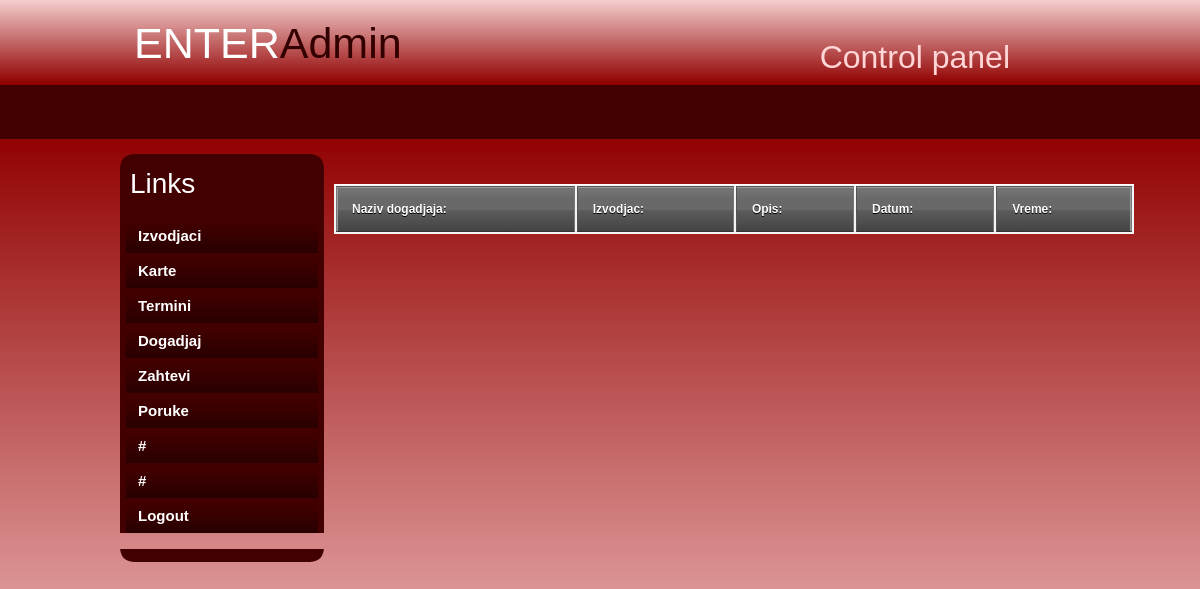
The page /enter_site/index.php/admin/pokaziPotvrdjene on the database as committed earlier.
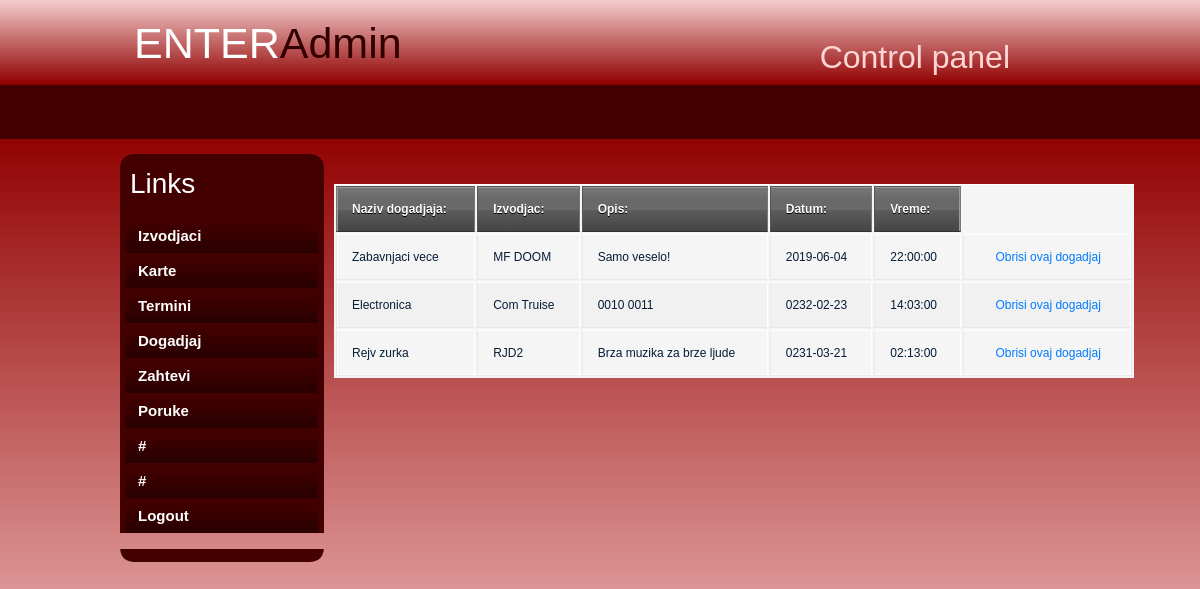
The same page on the database as committed later.
### tables this page shows
CREATE TABLE IF NOT EXISTS `dogadjaj` (
  `dogadjajID` int(14) NOT NULL AUTO_INCREMENT,
  `naziv` varchar(40) NOT NULL,
  `opis` varchar(500) DEFAULT 'Dobar provod vas ceka!',
  `terminID` int(14) NOT NULL,
  `username` varchar(20) NOT NULL,
  `potvrdjen` int(2) NOT NULL,
  PRIMARY KEY (`dogadjajID`),
  UNIQUE KEY `terminID` (`terminID`),
  KEY `username` (`username`) USING BTREE
);

CREATE TABLE IF NOT EXISTS `termin` (
  `terminID` int(14) NOT NULL AUTO_INCREMENT,
  `datum` date NOT NULL,
  `vreme` time NOT NULL,
  `rezervisan` int(2) NOT NULL,
  PRIMARY KEY (`terminID`)
);

### enter_site/application/controllers/Admin.php (called while the page is built, shortened)
<?php
class Admin extends CI_Controller{
    public function __construct() {
        $this->load->model("ModelIzvodjac");
        $this->load->model("ModelKarta");
        $this->load->model("ModelTermin");
        $this->load->model("ModelDogadjaj");
        $this->load->model("ModelAdminPoruke");
        $this->load->model("ModelPoruke");
        $this->load->library("session");
    }
    public function pokaziPotvrdjene(){
        $potvrdjeni = $this->ModelDogadjaj->dohvatiPotvrdjene();
        $naredba = "potvrdjeni";
        foreach($potvrdjeni as $element){
            $element->datum = $this->ModelTermin->dohvatiTDatum($element->terminID);
            $element->vreme = $this->ModelTermin->dohvatiTVreme($element->terminID);
        }
        $this->load->view("admin/slickred/index.php",  array('potvrdjeni'=>$potvrdjeni,'naredba'=>"potvrdjeni"));
    }
}

### enter_site/index.php (called while the page is built, shortened)
<?php
require_once BASEPATH.'core/CodeIgniter.php';

### enter_site/application/models/ModelDogadjaj.php (called while the page is built, shortened)
<?php
class ModelDogadjaj extends CI_Model{
    public function dohvatiPotvrdjene(){
        $this->db->where("potvrdjen", 1);
        $query = $this->db->get('dogadjaj');
        $result = $query->result();
        return $result;
    }
}

### enter_site/application/views/admin/slickred/index.php (the view, shortened to what this page needs)
<!DOCTYPE html PUBLIC "-//W3C//DTD XHTML 1.0 Transitional//EN" "http://www.w3.org/TR/xhtml1/DTD/xhtml1-transitional.dtd">
<link rel="stylesheet" href="https://stackpath.bootstrapcdn.com/bootstrap/4.3.1/css/bootstrap.min.css">
<link rel="stylesheet" href="<?php echo base_url();?>assets/css/style.css">
<html xmlns="http://www.w3.org/1999/xhtml">
<head>
</head>
<body >
<div id="container">
		<div id="header">
        	<h1>ENTER<span class="off">Admin</span></h1>
            <h2>Control panel</h2>
        </div>
        <div id="menu">
        	<ul>
            	<li class="menuitem"><a href="#"></a></li>
                <li class="menuitem"><a href="#"></a></li>
                <li class="menuitem"><a href="#"></a></li>
                <li class="menuitem"><a href="#"></a></li>
                <li class="menuitem"><a href="#"></a></li>
              <li class="menuitem"><a href="#"></a></li>
            </ul>
        </div>
        <div id="leftmenu">
        <div id="leftmenu_top"></div>
				<div id="leftmenu_main">
                <h3>Links</h3>
                <ul>
                    <li><a href="<?php echo site_url("Admin/pokaziIzvodjace"); ?>">Izvodjaci</a></li>
                    <li><a href="<?php echo site_url("Admin/pokaziKarte"); ?>">Karte</a></li>
                    <li><a href="<?php echo site_url("Admin/pokaziTermine"); ?>">Termini</a></li>
                    <li><a href="<?php echo site_url("Admin/pokaziPotvrdjene"); ?>">Dogadjaj</a></li>
                    <li><a href="<?php echo site_url("Admin/pokaziZahteve"); ?>">Zahtevi</a></li>
                    <li><a href="<?php echo site_url("Admin/pokaziAdminPoruke"); ?>">Poruke</a></li>
                    <li><a href="#">#</a></li>
                    <li><a href="#">#</a></li>
                    <li><a href="<?php echo site_url("Admin/logout"); ?>">Logout</a></li>
                </ul>
</div>
              <div id="leftmenu_bottom"></div>
        </div>
		<div id="content">
        <div id="content_main">
        	<?php
                    if ($naredba == "izvodjaci"){
                        echo "<table> <tr><th>Izvodjaci:</th></tr>";
                        foreach ($izvodjaci as $izvodjac) {
                            echo "<tr><td>".$izvodjac->username."</td><td>".$izvodjac->ime."</td><td> ".$izvodjac->prezime."</td><td>".$izvodjac->email."</td> "
                                    . "<td> &nbsp;&nbsp;&nbsp;&nbsp; <a href=\" ". site_url("Admin/obrisiIzvodjaca/".$izvodjac->username). "\">Obrisi ovog izvodjaca</a> </td> </tr>";
                        }
                        echo "</table><br><br>";
                        echo "<a href=\" ". site_url("Admin/dodajIzv"). "\">Dodaj novog izvodjaca</a>";
                    }
                    elseif($naredba == "pocetna"){
                        echo "Hola Mr. Admin!";
                    }
                    elseif($naredba == "potvrdjeni"){
                        echo "<table> <tr><th>Naziv dogadjaja:</th><th>Izvodjac:</th><th>Opis:</th><th>Datum:</th><th>Vreme:</th></tr>";
                        foreach ($potvrdjeni as $potvrdjen) {
                            echo "<tr><td>".$potvrdjen->naziv."</td><td>".$potvrdjen->username."</td><td> ".$potvrdjen->opis."</td><td> ". $potvrdjen->datum ."</td> <td> ". $potvrdjen->vreme ."</td> "
                                    . "<td> &nbsp;&nbsp;&nbsp;&nbsp; <a href=\" ". site_url("Admin/obrisiDogadjaj/".$potvrdjen->dogadjajID). "\">Obrisi ovaj dogadjaj</a> </td> </tr>";
                        }
                        echo "</table><br><br>";
                    }
                ?>
        </div>
      </div>
   </div>
</body>
</html>

Rows that differ between the two databases and show on the page:
added dogadjaj: naziv "Zabavnjaci vece", username "MF DOOM", opis "Samo veselo!", terminID.datum "2019-06-04", terminID.vreme "22:00:00"
added dogadjaj: naziv "Electronica", username "Com Truise", opis "0010 0011", terminID.datum "0232-02-23", terminID.vreme "14:03:00"
added dogadjaj: naziv "Rejv zurka", username "RJD2", opis "Brza muzika za brze ljude", terminID.datum "0231-03-21", terminID.vreme "02:13:00"
